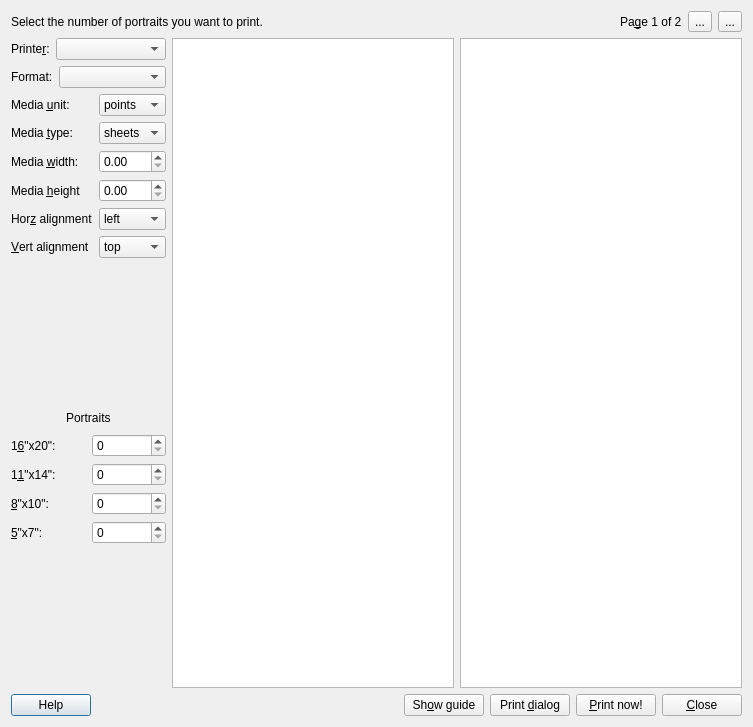
<?xml version="1.0" encoding="UTF-8"?>
<ui version="4.0">
 <class>PrintDialog</class>
 <widget class="QDialog" name="PrintDialog">
  <property name="geometry">
   <rect>
    <x>0</x>
    <y>0</y>
    <width>753</width>
    <height>727</height>
   </rect>
  </property>
  <property name="windowTitle">
   <string>Print Center</string>
  </property>
  <layout class="QGridLayout" name="gridLayout_3">
   <item row="0" column="0">
    <layout class="QVBoxLayout" name="verticalLayout_2">
     <item>
      <layout class="QHBoxLayout" name="horizontalLayout">
       <item>
        <widget class="QLabel" name="label">
         <property name="text">
          <string>Select the number of portraits you want to print.</string>
         </property>
        </widget>
       </item>
       <item>
        <spacer name="horizontalSpacer">
         <property name="orientation">
          <enum>Qt::Horizontal</enum>
         </property>
         <property name="sizeHint" stdset="0">
          <size>
           <width>40</width>
           <height>20</height>
          </size>
         </property>
        </spacer>
       </item>
       <item>
        <widget class="QLabel" name="page_num_label">
         <property name="text">
          <string>Pa&amp;ge 1 of 2</string>
         </property>
         <property name="buddy">
          <cstring>prev_page_btn</cstring>
         </property>
        </widget>
       </item>
       <item>
        <widget class="QToolButton" name="prev_page_btn">
         <property name="text">
          <string>...</string>
         </property>
         <property name="icon">
          <iconset>
           <normalon>:/images/back.png</normalon>
          </iconset>
         </property>
        </widget>
       </item>
       <item>
        <widget class="QToolButton" name="next_page_btn">
         <property name="text">
          <string>...</string>
         </property>
         <property name="icon">
          <iconset>
           <normalon>:/images/fwd.png</normalon>
          </iconset>
         </property>
        </widget>
       </item>
      </layout>
     </item>
     <item>
      <layout class="QHBoxLayout" name="horizontalLayout_6" stretch="1,3,3">
       <item>
        <layout class="QVBoxLayout" name="verticalLayout">
         <item>
          <layout class="QHBoxLayout" name="horizontalLayout_5">
           <item>
            <widget class="QLabel" name="label_15">
             <property name="sizePolicy">
              <sizepolicy hsizetype="Minimum" vsizetype="Preferred">
               <horstretch>0</horstretch>
               <verstretch>0</verstretch>
              </sizepolicy>
             </property>
             <property name="text">
              <string>Printe&amp;r:</string>
             </property>
             <property name="buddy">
              <cstring>printer_combo</cstring>
             </property>
            </widget>
           </item>
           <item>
            <widget class="QComboBox" name="printer_combo">
             <property name="sizePolicy">
              <sizepolicy hsizetype="MinimumExpanding" vsizetype="Fixed">
               <horstretch>0</horstretch>
               <verstretch>0</verstretch>
              </sizepolicy>
             </property>
            </widget>
           </item>
          </layout>
         </item>
         <item>
          <layout class="QHBoxLayout" name="horizontalLayout_7">
           <item>
            <widget class="QLabel" name="label_16">
             <property name="sizePolicy">
              <sizepolicy hsizetype="Minimum" vsizetype="Preferred">
               <horstretch>0</horstretch>
               <verstretch>0</verstretch>
              </sizepolicy>
             </property>
             <property name="text">
              <string>Format:</string>
             </property>
             <property name="buddy">
              <cstring>printer_combo</cstring>
             </property>
            </widget>
           </item>
           <item>
            <widget class="QComboBox" name="media_name_combo">
             <property name="sizePolicy">
              <sizepolicy hsizetype="MinimumExpanding" vsizetype="Fixed">
               <horstretch>0</horstretch>
               <verstretch>0</verstretch>
              </sizepolicy>
             </property>
            </widget>
           </item>
          </layout>
         </item>
         <item>
          <layout class="QGridLayout" name="gridLayout">
           <item row="4" column="0">
            <widget class="QLabel" name="media_height_lbl">
             <property name="text">
              <string>Media &amp;height</string>
             </property>
             <property name="buddy">
              <cstring>media_height_spin</cstring>
             </property>
            </widget>
           </item>
           <item row="8" column="0">
            <widget class="QLabel" name="vert_alignment_lbl">
             <property name="text">
              <string>&amp;Vert alignment</string>
             </property>
             <property name="buddy">
              <cstring>vert_alignment_combo</cstring>
             </property>
            </widget>
           </item>
           <item row="1" column="1">
            <widget class="QComboBox" name="media_unit_combo">
             <item>
              <property name="text">
               <string>points</string>
              </property>
             </item>
             <item>
              <property name="text">
               <string>mm</string>
              </property>
             </item>
             <item>
              <property name="text">
               <string>inch</string>
              </property>
             </item>
            </widget>
           </item>
           <item row="7" column="1">
            <widget class="QComboBox" name="horiz_alignment_combo">
             <item>
              <property name="text">
               <string>left</string>
              </property>
             </item>
             <item>
              <property name="text">
               <string>center</string>
              </property>
             </item>
             <item>
              <property name="text">
               <string>right</string>
              </property>
             </item>
            </widget>
           </item>
           <item row="8" column="1">
            <widget class="QComboBox" name="vert_alignment_combo">
             <item>
              <property name="text">
               <string>top</string>
              </property>
             </item>
             <item>
              <property name="text">
               <string>center</string>
              </property>
             </item>
             <item>
              <property name="text">
               <string>bottom</string>
              </property>
             </item>
            </widget>
           </item>
           <item row="1" column="0">
            <widget class="QLabel" name="label_11">
             <property name="text">
              <string>Media &amp;unit:</string>
             </property>
             <property name="buddy">
              <cstring>media_unit_combo</cstring>
             </property>
            </widget>
           </item>
           <item row="3" column="0">
            <widget class="QLabel" name="media_width_lbl">
             <property name="text">
              <string>Media &amp;width:</string>
             </property>
             <property name="buddy">
              <cstring>media_width_spin</cstring>
             </property>
            </widget>
           </item>
           <item row="3" column="1">
            <widget class="QDoubleSpinBox" name="media_width_spin">
             <property name="stepType">
              <enum>QAbstractSpinBox::AdaptiveDecimalStepType</enum>
             </property>
            </widget>
           </item>
           <item row="7" column="0">
            <widget class="QLabel" name="label_13">
             <property name="text">
              <string>Hor&amp;z alignment</string>
             </property>
             <property name="buddy">
              <cstring>horiz_alignment_combo</cstring>
             </property>
            </widget>
           </item>
           <item row="4" column="1">
            <widget class="QDoubleSpinBox" name="media_height_spin">
             <property name="stepType">
              <enum>QAbstractSpinBox::AdaptiveDecimalStepType</enum>
             </property>
            </widget>
           </item>
           <item row="2" column="0">
            <widget class="QLabel" name="feed_type_lbl">
             <property name="text">
              <string>Media &amp;type:</string>
             </property>
             <property name="buddy">
              <cstring>feed_type_combo</cstring>
             </property>
            </widget>
           </item>
           <item row="2" column="1">
            <widget class="QComboBox" name="feed_type_combo">
             <item>
              <property name="text">
               <string>sheets</string>
              </property>
             </item>
             <item>
              <property name="text">
               <string>roll</string>
              </property>
             </item>
            </widget>
           </item>
          </layout>
         </item>
         <item>
          <spacer name="verticalSpacer">
           <property name="orientation">
            <enum>Qt::Vertical</enum>
           </property>
           <property name="sizeHint" stdset="0">
            <size>
             <width>20</width>
             <height>40</height>
            </size>
           </property>
          </spacer>
         </item>
         <item>
          <layout class="QHBoxLayout" name="horizontalLayout_4">
           <item>
            <spacer name="horizontalSpacer_5">
             <property name="orientation">
              <enum>Qt::Horizontal</enum>
             </property>
             <property name="sizeHint" stdset="0">
              <size>
               <width>40</width>
               <height>20</height>
              </size>
             </property>
            </spacer>
           </item>
           <item>
            <widget class="QLabel" name="label_12">
             <property name="text">
              <string>Portraits</string>
             </property>
            </widget>
           </item>
           <item>
            <spacer name="horizontalSpacer_6">
             <property name="orientation">
              <enum>Qt::Horizontal</enum>
             </property>
             <property name="sizeHint" stdset="0">
              <size>
               <width>40</width>
               <height>20</height>
              </size>
             </property>
            </spacer>
           </item>
          </layout>
         </item>
         <item>
          <layout class="QGridLayout" name="gridLayout_2">
           <item row="0" column="0">
            <widget class="QLabel" name="label_3">
             <property name="text">
              <string>1&amp;6&quot;x20&quot;:</string>
             </property>
             <property name="buddy">
              <cstring>print_16_20_spin</cstring>
             </property>
            </widget>
           </item>
           <item row="0" column="1">
            <widget class="QSpinBox" name="print_16_20_spin"/>
           </item>
           <item row="1" column="0">
            <widget class="QLabel" name="label_4">
             <property name="text">
              <string>1&amp;1&quot;x14&quot;:</string>
             </property>
             <property name="buddy">
              <cstring>print_11_14_spin</cstring>
             </property>
            </widget>
           </item>
           <item row="1" column="1">
            <widget class="QSpinBox" name="print_11_14_spin"/>
           </item>
           <item row="2" column="0">
            <widget class="QLabel" name="label_5">
             <property name="text">
              <string>&amp;8&quot;x10&quot;:</string>
             </property>
             <property name="buddy">
              <cstring>print_8_10_spin</cstring>
             </property>
            </widget>
           </item>
           <item row="2" column="1">
            <widget class="QSpinBox" name="print_8_10_spin"/>
           </item>
           <item row="3" column="0">
            <widget class="QLabel" name="label_6">
             <property name="text">
              <string>&amp;5&quot;x7&quot;:</string>
             </property>
             <property name="buddy">
              <cstring>print_5_7_spin</cstring>
             </property>
            </widget>
           </item>
           <item row="3" column="1">
            <widget class="QSpinBox" name="print_5_7_spin"/>
           </item>
          </layout>
         </item>
         <item>
          <spacer name="verticalSpacer_2">
           <property name="orientation">
            <enum>Qt::Vertical</enum>
           </property>
           <property name="sizeHint" stdset="0">
            <size>
             <width>20</width>
             <height>40</height>
            </size>
           </property>
          </spacer>
         </item>
        </layout>
       </item>
       <item>
        <widget class="PortraitView" name="graphics_view"/>
       </item>
       <item>
        <widget class="QTextBrowser" name="errors_browser"/>
       </item>
      </layout>
     </item>
     <item>
      <layout class="QHBoxLayout" name="horizontalLayout_2">
       <item>
        <widget class="QPushButton" name="help_btn">
         <property name="text">
          <string>Help</string>
         </property>
        </widget>
       </item>
       <item>
        <spacer name="horizontalSpacer_3">
         <property name="orientation">
          <enum>Qt::Horizontal</enum>
         </property>
         <property name="sizeHint" stdset="0">
          <size>
           <width>40</width>
           <height>20</height>
          </size>
         </property>
        </spacer>
       </item>
       <item>
        <widget class="QPushButton" name="print_guide_btn">
         <property name="text">
          <string>Sh&amp;ow guide</string>
         </property>
        </widget>
       </item>
       <item>
        <widget class="QPushButton" name="print_dialog_btn">
         <property name="text">
          <string>Print &amp;dialog</string>
         </property>
        </widget>
       </item>
       <item>
        <widget class="QPushButton" name="print_now_btn">
         <property name="text">
          <string>&amp;Print now!</string>
         </property>
        </widget>
       </item>
       <item>
        <widget class="QPushButton" name="cancel_btn">
         <property name="text">
          <string>&amp;Close</string>
         </property>
        </widget>
       </item>
      </layout>
     </item>
    </layout>
   </item>
  </layout>
 </widget>
 <customwidgets>
  <customwidget>
   <class>PortraitView</class>
   <extends>QGraphicsView</extends>
   <header>portraitview.h</header>
  </customwidget>
 </customwidgets>
 <tabstops>
  <tabstop>prev_page_btn</tabstop>
  <tabstop>next_page_btn</tabstop>
  <tabstop>printer_combo</tabstop>
  <tabstop>media_unit_combo</tabstop>
  <tabstop>media_width_spin</tabstop>
  <tabstop>media_height_spin</tabstop>
  <tabstop>horiz_alignment_combo</tabstop>
  <tabstop>vert_alignment_combo</tabstop>
  <tabstop>print_16_20_spin</tabstop>
  <tabstop>print_11_14_spin</tabstop>
  <tabstop>print_8_10_spin</tabstop>
  <tabstop>print_5_7_spin</tabstop>
  <tabstop>graphics_view</tabstop>
  <tabstop>errors_browser</tabstop>
  <tabstop>help_btn</tabstop>
  <tabstop>print_guide_btn</tabstop>
  <tabstop>print_dialog_btn</tabstop>
  <tabstop>print_now_btn</tabstop>
  <tabstop>cancel_btn</tabstop>
 </tabstops>
 <resources/>
 <connections>
  <connection>
   <sender>cancel_btn</sender>
   <signal>clicked()</signal>
   <receiver>PrintDialog</receiver>
   <slot>reject()</slot>
   <hints>
    <hint type="sourcelabel">
     <x>739</x>
     <y>713</y>
    </hint>
    <hint type="destinationlabel">
     <x>376</x>
     <y>363</y>
    </hint>
   </hints>
  </connection>
 </connections>
</ui>
